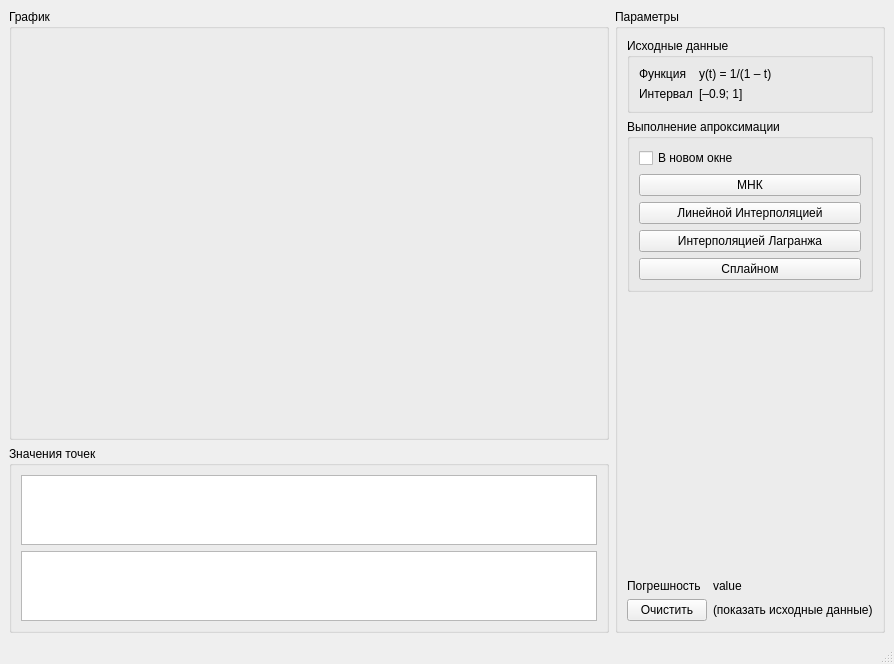
<?xml version="1.0" encoding="UTF-8"?>
<ui version="4.0">
 <class>MainWindow</class>
 <widget class="QMainWindow" name="MainWindow">
  <property name="geometry">
   <rect>
    <x>0</x>
    <y>0</y>
    <width>894</width>
    <height>664</height>
   </rect>
  </property>
  <property name="windowTitle">
   <string>Лабораторная 2 Клязьмин</string>
  </property>
  <widget class="QWidget" name="centralwidget">
   <layout class="QHBoxLayout" name="horizontalLayout" stretch="3,1">
    <item>
     <layout class="QVBoxLayout" name="verticalLayout" stretch="3,1">
      <item>
       <widget class="QGroupBox" name="gb_graphic">
        <property name="title">
         <string>График</string>
        </property>
       </widget>
      </item>
      <item>
       <widget class="QGroupBox" name="groupBox_2">
        <property name="title">
         <string>Значения точек</string>
        </property>
        <layout class="QVBoxLayout" name="verticalLayout_2">
         <item>
          <widget class="QTableWidget" name="tw_table">
           <attribute name="horizontalHeaderVisible">
            <bool>false</bool>
           </attribute>
          </widget>
         </item>
         <item>
          <widget class="QTableWidget" name="tw_table_new">
           <attribute name="horizontalHeaderVisible">
            <bool>false</bool>
           </attribute>
          </widget>
         </item>
        </layout>
       </widget>
      </item>
     </layout>
    </item>
    <item>
     <widget class="QGroupBox" name="groupBox_3">
      <property name="title">
       <string>Параметры</string>
      </property>
      <layout class="QVBoxLayout" name="verticalLayout_4">
       <item>
        <widget class="QGroupBox" name="groupBox">
         <property name="title">
          <string>Исходные данные</string>
         </property>
         <layout class="QFormLayout" name="formLayout">
          <item row="0" column="0">
           <widget class="QLabel" name="label">
            <property name="text">
             <string>Функция</string>
            </property>
           </widget>
          </item>
          <item row="0" column="1">
           <widget class="QLabel" name="label_2">
            <property name="text">
             <string>y(t) = 1/(1 – t)</string>
            </property>
           </widget>
          </item>
          <item row="1" column="0">
           <widget class="QLabel" name="label_3">
            <property name="text">
             <string>Интервал</string>
            </property>
           </widget>
          </item>
          <item row="1" column="1">
           <widget class="QLabel" name="label_4">
            <property name="text">
             <string>[–0.9; 1]</string>
            </property>
           </widget>
          </item>
         </layout>
        </widget>
       </item>
       <item>
        <widget class="QGroupBox" name="groupBox_4">
         <property name="title">
          <string>Выполнение апроксимации</string>
         </property>
         <layout class="QVBoxLayout" name="verticalLayout_3">
          <item>
           <widget class="QCheckBox" name="cb_new_window">
            <property name="text">
             <string>В новом окне</string>
            </property>
           </widget>
          </item>
          <item>
           <widget class="QPushButton" name="pb_mnk">
            <property name="text">
             <string>МНК</string>
            </property>
           </widget>
          </item>
          <item>
           <widget class="QPushButton" name="pb_linear">
            <property name="text">
             <string>Линейной Интерполяцией</string>
            </property>
           </widget>
          </item>
          <item>
           <widget class="QPushButton" name="pb_lagrange">
            <property name="text">
             <string>Интерполяцией Лагранжа</string>
            </property>
           </widget>
          </item>
          <item>
           <widget class="QPushButton" name="pb_spline">
            <property name="text">
             <string>Сплайном</string>
            </property>
           </widget>
          </item>
         </layout>
        </widget>
       </item>
       <item>
        <spacer name="verticalSpacer">
         <property name="orientation">
          <enum>Qt::Vertical</enum>
         </property>
         <property name="sizeHint" stdset="0">
          <size>
           <width>20</width>
           <height>40</height>
          </size>
         </property>
        </spacer>
       </item>
       <item>
        <layout class="QFormLayout" name="formLayout_2">
         <item row="0" column="0">
          <widget class="QLabel" name="label_5">
           <property name="text">
            <string>Погрешность</string>
           </property>
          </widget>
         </item>
         <item row="0" column="1">
          <widget class="QLabel" name="lbl_pogr">
           <property name="text">
            <string>value</string>
           </property>
          </widget>
         </item>
         <item row="1" column="0">
          <widget class="QPushButton" name="pb_clear">
           <property name="text">
            <string>Очистить</string>
           </property>
          </widget>
         </item>
         <item row="1" column="1">
          <widget class="QLabel" name="label_6">
           <property name="text">
            <string>(показать исходные данные)</string>
           </property>
          </widget>
         </item>
        </layout>
       </item>
      </layout>
     </widget>
    </item>
   </layout>
  </widget>
  <widget class="QMenuBar" name="menubar">
   <property name="geometry">
    <rect>
     <x>0</x>
     <y>0</y>
     <width>894</width>
     <height>26</height>
    </rect>
   </property>
  </widget>
  <widget class="QStatusBar" name="statusbar"/>
 </widget>
 <resources/>
 <connections/>
</ui>
